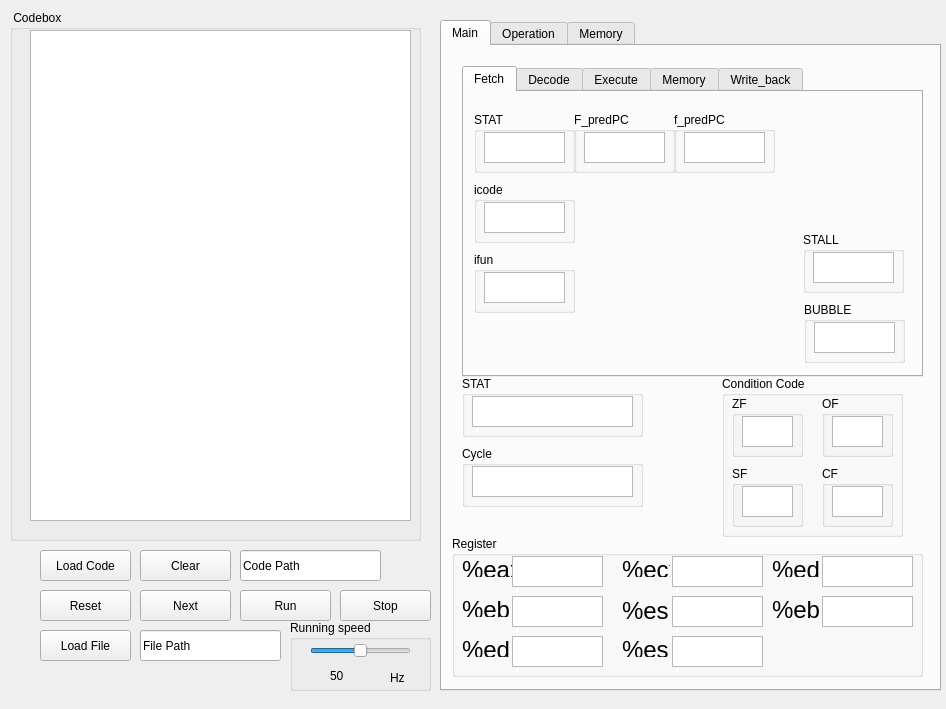
<?xml version="1.0" encoding="UTF-8"?>
<ui version="4.0">
 <class>MainWindow</class>
 <widget class="QMainWindow" name="MainWindow">
  <property name="geometry">
   <rect>
    <x>0</x>
    <y>0</y>
    <width>946</width>
    <height>709</height>
   </rect>
  </property>
  <property name="windowTitle">
   <string>bingxing</string>
  </property>
  <widget class="QWidget" name="centralWidget">
   <widget class="QPushButton" name="Button_reset">
    <property name="geometry">
     <rect>
      <x>40</x>
      <y>590</y>
      <width>91</width>
      <height>31</height>
     </rect>
    </property>
    <property name="text">
     <string>Reset</string>
    </property>
   </widget>
   <widget class="QPushButton" name="Button_next">
    <property name="geometry">
     <rect>
      <x>140</x>
      <y>590</y>
      <width>91</width>
      <height>31</height>
     </rect>
    </property>
    <property name="text">
     <string>Next</string>
    </property>
   </widget>
   <widget class="QPushButton" name="Button_load">
    <property name="geometry">
     <rect>
      <x>40</x>
      <y>630</y>
      <width>91</width>
      <height>31</height>
     </rect>
    </property>
    <property name="text">
     <string>Load File</string>
    </property>
   </widget>
   <widget class="QTabWidget" name="Monitor">
    <property name="geometry">
     <rect>
      <x>440</x>
      <y>20</y>
      <width>501</width>
      <height>671</height>
     </rect>
    </property>
    <property name="currentIndex">
     <number>0</number>
    </property>
    <widget class="QWidget" name="Main">
     <attribute name="title">
      <string>Main</string>
     </attribute>
     <widget class="QTabWidget" name="Pipeline">
      <property name="geometry">
       <rect>
        <x>20</x>
        <y>20</y>
        <width>461</width>
        <height>311</height>
       </rect>
      </property>
      <property name="currentIndex">
       <number>0</number>
      </property>
      <widget class="QWidget" name="Fetch">
       <attribute name="title">
        <string>Fetch</string>
       </attribute>
       <widget class="QGroupBox" name="groupBox_5">
        <property name="geometry">
         <rect>
          <x>110</x>
          <y>20</y>
          <width>101</width>
          <height>61</height>
         </rect>
        </property>
        <property name="title">
         <string>F_predPC</string>
        </property>
        <widget class="QTextBrowser" name="F_predPC">
         <property name="geometry">
          <rect>
           <x>10</x>
           <y>20</y>
           <width>81</width>
           <height>31</height>
          </rect>
         </property>
        </widget>
       </widget>
       <widget class="QGroupBox" name="groupBox_6">
        <property name="geometry">
         <rect>
          <x>210</x>
          <y>20</y>
          <width>101</width>
          <height>61</height>
         </rect>
        </property>
        <property name="title">
         <string>f_predPC</string>
        </property>
        <widget class="QTextBrowser" name="f_predPC">
         <property name="geometry">
          <rect>
           <x>10</x>
           <y>20</y>
           <width>81</width>
           <height>31</height>
          </rect>
         </property>
        </widget>
       </widget>
       <widget class="QGroupBox" name="groupBox_7">
        <property name="geometry">
         <rect>
          <x>10</x>
          <y>20</y>
          <width>101</width>
          <height>61</height>
         </rect>
        </property>
        <property name="title">
         <string>STAT</string>
        </property>
        <widget class="QTextBrowser" name="F_STAT">
         <property name="geometry">
          <rect>
           <x>10</x>
           <y>20</y>
           <width>81</width>
           <height>31</height>
          </rect>
         </property>
        </widget>
       </widget>
       <widget class="QGroupBox" name="groupBox_8">
        <property name="geometry">
         <rect>
          <x>339</x>
          <y>140</y>
          <width>101</width>
          <height>61</height>
         </rect>
        </property>
        <property name="title">
         <string>STALL</string>
        </property>
        <widget class="QTextBrowser" name="F_stall">
         <property name="geometry">
          <rect>
           <x>10</x>
           <y>20</y>
           <width>81</width>
           <height>31</height>
          </rect>
         </property>
        </widget>
       </widget>
       <widget class="QGroupBox" name="groupBox_9">
        <property name="geometry">
         <rect>
          <x>340</x>
          <y>210</y>
          <width>101</width>
          <height>61</height>
         </rect>
        </property>
        <property name="title">
         <string>BUBBLE</string>
        </property>
        <widget class="QTextBrowser" name="F_bubble">
         <property name="geometry">
          <rect>
           <x>10</x>
           <y>20</y>
           <width>81</width>
           <height>31</height>
          </rect>
         </property>
        </widget>
       </widget>
       <widget class="QGroupBox" name="groupBox_13">
        <property name="geometry">
         <rect>
          <x>10</x>
          <y>160</y>
          <width>101</width>
          <height>61</height>
         </rect>
        </property>
        <property name="title">
         <string>ifun</string>
        </property>
        <widget class="QTextBrowser" name="F_ifun">
         <property name="geometry">
          <rect>
           <x>10</x>
           <y>20</y>
           <width>81</width>
           <height>31</height>
          </rect>
         </property>
        </widget>
       </widget>
       <widget class="QGroupBox" name="groupBox_14">
        <property name="geometry">
         <rect>
          <x>10</x>
          <y>90</y>
          <width>101</width>
          <height>61</height>
         </rect>
        </property>
        <property name="title">
         <string>icode</string>
        </property>
        <widget class="QTextBrowser" name="F_icode">
         <property name="geometry">
          <rect>
           <x>10</x>
           <y>20</y>
           <width>81</width>
           <height>31</height>
          </rect>
         </property>
        </widget>
       </widget>
      </widget>
      <widget class="QWidget" name="Decode">
       <attribute name="title">
        <string>Decode</string>
       </attribute>
       <widget class="QGroupBox" name="groupBox_17">
        <property name="geometry">
         <rect>
          <x>210</x>
          <y>90</y>
          <width>101</width>
          <height>61</height>
         </rect>
        </property>
        <property name="title">
         <string>valP</string>
        </property>
        <widget class="QTextBrowser" name="D_valP">
         <property name="geometry">
          <rect>
           <x>10</x>
           <y>20</y>
           <width>81</width>
           <height>31</height>
          </rect>
         </property>
        </widget>
       </widget>
       <widget class="QGroupBox" name="groupBox_18">
        <property name="geometry">
         <rect>
          <x>340</x>
          <y>210</y>
          <width>101</width>
          <height>61</height>
         </rect>
        </property>
        <property name="title">
         <string>BUBBLE</string>
        </property>
        <widget class="QTextBrowser" name="D_bubble">
         <property name="geometry">
          <rect>
           <x>10</x>
           <y>20</y>
           <width>81</width>
           <height>31</height>
          </rect>
         </property>
        </widget>
       </widget>
       <widget class="QGroupBox" name="groupBox_19">
        <property name="geometry">
         <rect>
          <x>339</x>
          <y>140</y>
          <width>101</width>
          <height>61</height>
         </rect>
        </property>
        <property name="title">
         <string>STALL</string>
        </property>
        <widget class="QTextBrowser" name="D_stall">
         <property name="geometry">
          <rect>
           <x>10</x>
           <y>20</y>
           <width>81</width>
           <height>31</height>
          </rect>
         </property>
        </widget>
       </widget>
       <widget class="QGroupBox" name="groupBox_20">
        <property name="geometry">
         <rect>
          <x>110</x>
          <y>90</y>
          <width>101</width>
          <height>61</height>
         </rect>
        </property>
        <property name="title">
         <string>rB</string>
        </property>
        <widget class="QTextBrowser" name="D_rB">
         <property name="geometry">
          <rect>
           <x>10</x>
           <y>20</y>
           <width>81</width>
           <height>31</height>
          </rect>
         </property>
        </widget>
       </widget>
       <widget class="QGroupBox" name="groupBox_21">
        <property name="geometry">
         <rect>
          <x>10</x>
          <y>20</y>
          <width>101</width>
          <height>61</height>
         </rect>
        </property>
        <property name="title">
         <string>STAT</string>
        </property>
        <widget class="QTextBrowser" name="D_STAT">
         <property name="geometry">
          <rect>
           <x>10</x>
           <y>20</y>
           <width>81</width>
           <height>31</height>
          </rect>
         </property>
        </widget>
       </widget>
       <widget class="QGroupBox" name="groupBox_23">
        <property name="geometry">
         <rect>
          <x>10</x>
          <y>90</y>
          <width>101</width>
          <height>61</height>
         </rect>
        </property>
        <property name="title">
         <string>icode</string>
        </property>
        <widget class="QTextBrowser" name="D_icode">
         <property name="geometry">
          <rect>
           <x>10</x>
           <y>20</y>
           <width>81</width>
           <height>31</height>
          </rect>
         </property>
        </widget>
       </widget>
       <widget class="QGroupBox" name="groupBox_24">
        <property name="geometry">
         <rect>
          <x>110</x>
          <y>20</y>
          <width>101</width>
          <height>61</height>
         </rect>
        </property>
        <property name="title">
         <string>rA</string>
        </property>
        <widget class="QTextBrowser" name="D_rA">
         <property name="geometry">
          <rect>
           <x>10</x>
           <y>20</y>
           <width>81</width>
           <height>31</height>
          </rect>
         </property>
        </widget>
       </widget>
       <widget class="QGroupBox" name="groupBox_25">
        <property name="geometry">
         <rect>
          <x>210</x>
          <y>20</y>
          <width>101</width>
          <height>61</height>
         </rect>
        </property>
        <property name="title">
         <string>valC</string>
        </property>
        <widget class="QTextBrowser" name="D_valC">
         <property name="geometry">
          <rect>
           <x>10</x>
           <y>20</y>
           <width>81</width>
           <height>31</height>
          </rect>
         </property>
        </widget>
       </widget>
       <widget class="QGroupBox" name="groupBox_26">
        <property name="geometry">
         <rect>
          <x>10</x>
          <y>160</y>
          <width>101</width>
          <height>61</height>
         </rect>
        </property>
        <property name="title">
         <string>ifun</string>
        </property>
        <widget class="QTextBrowser" name="D_ifun">
         <property name="geometry">
          <rect>
           <x>10</x>
           <y>20</y>
           <width>81</width>
           <height>31</height>
          </rect>
         </property>
        </widget>
       </widget>
      </widget>
      <widget class="QWidget" name="Execute">
       <attribute name="title">
        <string>Execute</string>
       </attribute>
       <widget class="QGroupBox" name="groupBox_28">
        <property name="geometry">
         <rect>
          <x>339</x>
          <y>140</y>
          <width>101</width>
          <height>61</height>
         </rect>
        </property>
        <property name="title">
         <string>STALL</string>
        </property>
        <widget class="QTextBrowser" name="E_stall">
         <property name="geometry">
          <rect>
           <x>10</x>
           <y>20</y>
           <width>81</width>
           <height>31</height>
          </rect>
         </property>
        </widget>
       </widget>
       <widget class="QGroupBox" name="groupBox_29">
        <property name="geometry">
         <rect>
          <x>10</x>
          <y>20</y>
          <width>101</width>
          <height>61</height>
         </rect>
        </property>
        <property name="title">
         <string>STAT</string>
        </property>
        <widget class="QTextBrowser" name="E_STAT">
         <property name="geometry">
          <rect>
           <x>10</x>
           <y>20</y>
           <width>81</width>
           <height>31</height>
          </rect>
         </property>
        </widget>
       </widget>
       <widget class="QGroupBox" name="groupBox_30">
        <property name="geometry">
         <rect>
          <x>340</x>
          <y>210</y>
          <width>101</width>
          <height>61</height>
         </rect>
        </property>
        <property name="title">
         <string>BUBBLE</string>
        </property>
        <widget class="QTextBrowser" name="E_bubble">
         <property name="geometry">
          <rect>
           <x>10</x>
           <y>20</y>
           <width>81</width>
           <height>31</height>
          </rect>
         </property>
        </widget>
       </widget>
       <widget class="QGroupBox" name="groupBox_31">
        <property name="geometry">
         <rect>
          <x>10</x>
          <y>160</y>
          <width>101</width>
          <height>61</height>
         </rect>
        </property>
        <property name="title">
         <string>ifun</string>
        </property>
        <widget class="QTextBrowser" name="E_ifun">
         <property name="geometry">
          <rect>
           <x>10</x>
           <y>20</y>
           <width>81</width>
           <height>31</height>
          </rect>
         </property>
        </widget>
       </widget>
       <widget class="QGroupBox" name="groupBox_32">
        <property name="geometry">
         <rect>
          <x>110</x>
          <y>20</y>
          <width>101</width>
          <height>61</height>
         </rect>
        </property>
        <property name="title">
         <string>valC</string>
        </property>
        <widget class="QTextBrowser" name="E_valC">
         <property name="geometry">
          <rect>
           <x>10</x>
           <y>20</y>
           <width>81</width>
           <height>31</height>
          </rect>
         </property>
        </widget>
       </widget>
       <widget class="QGroupBox" name="groupBox_33">
        <property name="geometry">
         <rect>
          <x>210</x>
          <y>90</y>
          <width>101</width>
          <height>61</height>
         </rect>
        </property>
        <property name="title">
         <string>dstM</string>
        </property>
        <widget class="QTextBrowser" name="E_dstM">
         <property name="geometry">
          <rect>
           <x>10</x>
           <y>20</y>
           <width>81</width>
           <height>31</height>
          </rect>
         </property>
        </widget>
       </widget>
       <widget class="QGroupBox" name="groupBox_34">
        <property name="geometry">
         <rect>
          <x>210</x>
          <y>20</y>
          <width>101</width>
          <height>61</height>
         </rect>
        </property>
        <property name="title">
         <string>dstE</string>
        </property>
        <widget class="QTextBrowser" name="E_dstE">
         <property name="geometry">
          <rect>
           <x>10</x>
           <y>20</y>
           <width>81</width>
           <height>31</height>
          </rect>
         </property>
        </widget>
       </widget>
       <widget class="QGroupBox" name="groupBox_35">
        <property name="geometry">
         <rect>
          <x>110</x>
          <y>90</y>
          <width>101</width>
          <height>61</height>
         </rect>
        </property>
        <property name="title">
         <string>valA</string>
        </property>
        <widget class="QTextBrowser" name="E_valA">
         <property name="geometry">
          <rect>
           <x>10</x>
           <y>20</y>
           <width>81</width>
           <height>31</height>
          </rect>
         </property>
        </widget>
       </widget>
       <widget class="QGroupBox" name="groupBox_36">
        <property name="geometry">
         <rect>
          <x>10</x>
          <y>90</y>
          <width>101</width>
          <height>61</height>
         </rect>
        </property>
        <property name="title">
         <string>icode</string>
        </property>
        <widget class="QTextBrowser" name="E_icode">
         <property name="geometry">
          <rect>
           <x>10</x>
           <y>20</y>
           <width>81</width>
           <height>31</height>
          </rect>
         </property>
        </widget>
       </widget>
       <widget class="QGroupBox" name="groupBox_37">
        <property name="geometry">
         <rect>
          <x>110</x>
          <y>160</y>
          <width>101</width>
          <height>61</height>
         </rect>
        </property>
        <property name="title">
         <string>valB</string>
        </property>
        <widget class="QTextBrowser" name="E_valB">
         <property name="geometry">
          <rect>
           <x>10</x>
           <y>20</y>
           <width>81</width>
           <height>31</height>
          </rect>
         </property>
        </widget>
       </widget>
       <widget class="QGroupBox" name="groupBox_38">
        <property name="geometry">
         <rect>
          <x>210</x>
          <y>160</y>
          <width>101</width>
          <height>61</height>
         </rect>
        </property>
        <property name="title">
         <string>srcA</string>
        </property>
        <widget class="QTextBrowser" name="E_srcA">
         <property name="geometry">
          <rect>
           <x>10</x>
           <y>20</y>
           <width>81</width>
           <height>31</height>
          </rect>
         </property>
        </widget>
       </widget>
       <widget class="QGroupBox" name="groupBox_39">
        <property name="geometry">
         <rect>
          <x>210</x>
          <y>220</y>
          <width>101</width>
          <height>61</height>
         </rect>
        </property>
        <property name="title">
         <string>srcB</string>
        </property>
        <widget class="QTextBrowser" name="E_srcB">
         <property name="geometry">
          <rect>
           <x>10</x>
           <y>20</y>
           <width>81</width>
           <height>31</height>
          </rect>
         </property>
        </widget>
       </widget>
      </widget>
      <widget class="QWidget" name="Memory">
       <attribute name="title">
        <string>Memory</string>
       </attribute>
       <widget class="QGroupBox" name="groupBox_69">
        <property name="geometry">
         <rect>
          <x>210</x>
          <y>90</y>
          <width>101</width>
          <height>61</height>
         </rect>
        </property>
        <property name="title">
         <string>dstM</string>
        </property>
        <widget class="QTextBrowser" name="M_dstM">
         <property name="geometry">
          <rect>
           <x>10</x>
           <y>20</y>
           <width>81</width>
           <height>31</height>
          </rect>
         </property>
        </widget>
       </widget>
       <widget class="QGroupBox" name="groupBox_70">
        <property name="geometry">
         <rect>
          <x>10</x>
          <y>90</y>
          <width>101</width>
          <height>61</height>
         </rect>
        </property>
        <property name="title">
         <string>icode</string>
        </property>
        <widget class="QTextBrowser" name="M_icode">
         <property name="geometry">
          <rect>
           <x>10</x>
           <y>20</y>
           <width>81</width>
           <height>31</height>
          </rect>
         </property>
        </widget>
       </widget>
       <widget class="QGroupBox" name="groupBox_72">
        <property name="geometry">
         <rect>
          <x>340</x>
          <y>210</y>
          <width>101</width>
          <height>61</height>
         </rect>
        </property>
        <property name="title">
         <string>BUBBLE</string>
        </property>
        <widget class="QTextBrowser" name="M_bubble">
         <property name="geometry">
          <rect>
           <x>10</x>
           <y>20</y>
           <width>81</width>
           <height>31</height>
          </rect>
         </property>
        </widget>
       </widget>
       <widget class="QGroupBox" name="groupBox_73">
        <property name="geometry">
         <rect>
          <x>110</x>
          <y>20</y>
          <width>101</width>
          <height>61</height>
         </rect>
        </property>
        <property name="title">
         <string>valE</string>
        </property>
        <widget class="QTextBrowser" name="M_valE">
         <property name="geometry">
          <rect>
           <x>10</x>
           <y>20</y>
           <width>81</width>
           <height>31</height>
          </rect>
         </property>
        </widget>
       </widget>
       <widget class="QGroupBox" name="groupBox_74">
        <property name="geometry">
         <rect>
          <x>210</x>
          <y>20</y>
          <width>101</width>
          <height>61</height>
         </rect>
        </property>
        <property name="title">
         <string>dstE</string>
        </property>
        <widget class="QTextBrowser" name="M_dstE">
         <property name="geometry">
          <rect>
           <x>10</x>
           <y>20</y>
           <width>81</width>
           <height>31</height>
          </rect>
         </property>
        </widget>
       </widget>
       <widget class="QGroupBox" name="groupBox_75">
        <property name="geometry">
         <rect>
          <x>110</x>
          <y>90</y>
          <width>101</width>
          <height>61</height>
         </rect>
        </property>
        <property name="title">
         <string>valA</string>
        </property>
        <widget class="QTextBrowser" name="M_valA">
         <property name="geometry">
          <rect>
           <x>10</x>
           <y>20</y>
           <width>81</width>
           <height>31</height>
          </rect>
         </property>
        </widget>
       </widget>
       <widget class="QGroupBox" name="groupBox_77">
        <property name="geometry">
         <rect>
          <x>10</x>
          <y>160</y>
          <width>101</width>
          <height>61</height>
         </rect>
        </property>
        <property name="title">
         <string>Cnd</string>
        </property>
        <widget class="QTextBrowser" name="M_Cnd">
         <property name="geometry">
          <rect>
           <x>10</x>
           <y>20</y>
           <width>81</width>
           <height>31</height>
          </rect>
         </property>
        </widget>
       </widget>
       <widget class="QGroupBox" name="groupBox_79">
        <property name="geometry">
         <rect>
          <x>10</x>
          <y>20</y>
          <width>101</width>
          <height>61</height>
         </rect>
        </property>
        <property name="title">
         <string>STAT</string>
        </property>
        <widget class="QTextBrowser" name="M_STAT">
         <property name="geometry">
          <rect>
           <x>10</x>
           <y>20</y>
           <width>81</width>
           <height>31</height>
          </rect>
         </property>
        </widget>
       </widget>
       <widget class="QGroupBox" name="groupBox_80">
        <property name="geometry">
         <rect>
          <x>339</x>
          <y>140</y>
          <width>101</width>
          <height>61</height>
         </rect>
        </property>
        <property name="title">
         <string>STALL</string>
        </property>
        <widget class="QTextBrowser" name="M_stall">
         <property name="geometry">
          <rect>
           <x>10</x>
           <y>20</y>
           <width>81</width>
           <height>31</height>
          </rect>
         </property>
        </widget>
       </widget>
      </widget>
      <widget class="QWidget" name="Write_back">
       <attribute name="title">
        <string>Write_back</string>
       </attribute>
       <widget class="QGroupBox" name="groupBox_76">
        <property name="geometry">
         <rect>
          <x>340</x>
          <y>210</y>
          <width>101</width>
          <height>61</height>
         </rect>
        </property>
        <property name="title">
         <string>BUBBLE</string>
        </property>
        <widget class="QTextBrowser" name="W_bubble">
         <property name="geometry">
          <rect>
           <x>10</x>
           <y>20</y>
           <width>81</width>
           <height>31</height>
          </rect>
         </property>
        </widget>
       </widget>
       <widget class="QGroupBox" name="groupBox_78">
        <property name="geometry">
         <rect>
          <x>110</x>
          <y>20</y>
          <width>101</width>
          <height>61</height>
         </rect>
        </property>
        <property name="title">
         <string>valE</string>
        </property>
        <widget class="QTextBrowser" name="W_valE">
         <property name="geometry">
          <rect>
           <x>10</x>
           <y>20</y>
           <width>81</width>
           <height>31</height>
          </rect>
         </property>
        </widget>
       </widget>
       <widget class="QGroupBox" name="groupBox_71">
        <property name="geometry">
         <rect>
          <x>210</x>
          <y>90</y>
          <width>101</width>
          <height>61</height>
         </rect>
        </property>
        <property name="title">
         <string>dstM</string>
        </property>
        <widget class="QTextBrowser" name="W_dstM">
         <property name="geometry">
          <rect>
           <x>10</x>
           <y>20</y>
           <width>81</width>
           <height>31</height>
          </rect>
         </property>
        </widget>
       </widget>
       <widget class="QGroupBox" name="groupBox_81">
        <property name="geometry">
         <rect>
          <x>10</x>
          <y>90</y>
          <width>101</width>
          <height>61</height>
         </rect>
        </property>
        <property name="title">
         <string>icode</string>
        </property>
        <widget class="QTextBrowser" name="W_icode">
         <property name="geometry">
          <rect>
           <x>10</x>
           <y>20</y>
           <width>81</width>
           <height>31</height>
          </rect>
         </property>
        </widget>
       </widget>
       <widget class="QGroupBox" name="groupBox_82">
        <property name="geometry">
         <rect>
          <x>210</x>
          <y>20</y>
          <width>101</width>
          <height>61</height>
         </rect>
        </property>
        <property name="title">
         <string>dstE</string>
        </property>
        <widget class="QTextBrowser" name="W_dstE">
         <property name="geometry">
          <rect>
           <x>10</x>
           <y>20</y>
           <width>81</width>
           <height>31</height>
          </rect>
         </property>
        </widget>
       </widget>
       <widget class="QGroupBox" name="groupBox_83">
        <property name="geometry">
         <rect>
          <x>339</x>
          <y>140</y>
          <width>101</width>
          <height>61</height>
         </rect>
        </property>
        <property name="title">
         <string>STALL</string>
        </property>
        <widget class="QTextBrowser" name="W_stall">
         <property name="geometry">
          <rect>
           <x>10</x>
           <y>20</y>
           <width>81</width>
           <height>31</height>
          </rect>
         </property>
        </widget>
       </widget>
       <widget class="QGroupBox" name="groupBox_84">
        <property name="geometry">
         <rect>
          <x>110</x>
          <y>90</y>
          <width>101</width>
          <height>61</height>
         </rect>
        </property>
        <property name="title">
         <string>valM</string>
        </property>
        <widget class="QTextBrowser" name="W_valM">
         <property name="geometry">
          <rect>
           <x>10</x>
           <y>20</y>
           <width>81</width>
           <height>31</height>
          </rect>
         </property>
        </widget>
       </widget>
       <widget class="QGroupBox" name="groupBox_85">
        <property name="geometry">
         <rect>
          <x>10</x>
          <y>20</y>
          <width>101</width>
          <height>61</height>
         </rect>
        </property>
        <property name="title">
         <string>STAT</string>
        </property>
        <widget class="QTextBrowser" name="W_STAT">
         <property name="geometry">
          <rect>
           <x>10</x>
           <y>20</y>
           <width>81</width>
           <height>31</height>
          </rect>
         </property>
        </widget>
       </widget>
      </widget>
     </widget>
     <widget class="QGroupBox" name="groupBox">
      <property name="geometry">
       <rect>
        <x>20</x>
        <y>330</y>
        <width>181</width>
        <height>61</height>
       </rect>
      </property>
      <property name="title">
       <string>STAT</string>
      </property>
      <widget class="QTextBrowser" name="STAT">
       <property name="geometry">
        <rect>
         <x>10</x>
         <y>20</y>
         <width>161</width>
         <height>31</height>
        </rect>
       </property>
       <property name="html">
        <string>&lt;!DOCTYPE HTML PUBLIC &quot;-//W3C//DTD HTML 4.0//EN&quot; &quot;http://www.w3.org/TR/REC-html40/strict.dtd&quot;&gt;
&lt;html&gt;&lt;head&gt;&lt;meta name=&quot;qrichtext&quot; content=&quot;1&quot; /&gt;&lt;style type=&quot;text/css&quot;&gt;
p, li { white-space: pre-wrap; }
&lt;/style&gt;&lt;/head&gt;&lt;body style=&quot; font-family:'SimSun'; font-size:9pt; font-weight:400; font-style:normal;&quot;&gt;
&lt;p style=&quot;-qt-paragraph-type:empty; margin-top:0px; margin-bottom:0px; margin-left:0px; margin-right:0px; -qt-block-indent:0; text-indent:0px;&quot;&gt;&lt;br /&gt;&lt;/p&gt;&lt;/body&gt;&lt;/html&gt;</string>
       </property>
      </widget>
     </widget>
     <widget class="QGroupBox" name="groupBox_2">
      <property name="geometry">
       <rect>
        <x>280</x>
        <y>330</y>
        <width>181</width>
        <height>161</height>
       </rect>
      </property>
      <property name="title">
       <string>Condition Code</string>
      </property>
      <widget class="QGroupBox" name="ZFBOX">
       <property name="geometry">
        <rect>
         <x>10</x>
         <y>20</y>
         <width>71</width>
         <height>61</height>
        </rect>
       </property>
       <property name="title">
        <string>ZF</string>
       </property>
       <widget class="QTextBrowser" name="ZF">
        <property name="geometry">
         <rect>
          <x>10</x>
          <y>20</y>
          <width>51</width>
          <height>31</height>
         </rect>
        </property>
       </widget>
      </widget>
      <widget class="QGroupBox" name="OFBOX">
       <property name="geometry">
        <rect>
         <x>100</x>
         <y>20</y>
         <width>71</width>
         <height>61</height>
        </rect>
       </property>
       <property name="title">
        <string>OF</string>
       </property>
       <widget class="QTextBrowser" name="OF">
        <property name="geometry">
         <rect>
          <x>10</x>
          <y>20</y>
          <width>51</width>
          <height>31</height>
         </rect>
        </property>
       </widget>
      </widget>
      <widget class="QGroupBox" name="SFBOX">
       <property name="geometry">
        <rect>
         <x>10</x>
         <y>90</y>
         <width>71</width>
         <height>61</height>
        </rect>
       </property>
       <property name="title">
        <string>SF</string>
       </property>
       <widget class="QTextBrowser" name="SF">
        <property name="geometry">
         <rect>
          <x>10</x>
          <y>20</y>
          <width>51</width>
          <height>31</height>
         </rect>
        </property>
       </widget>
      </widget>
      <widget class="QGroupBox" name="CFBOX">
       <property name="geometry">
        <rect>
         <x>100</x>
         <y>90</y>
         <width>71</width>
         <height>61</height>
        </rect>
       </property>
       <property name="title">
        <string>CF</string>
       </property>
       <widget class="QTextBrowser" name="CF">
        <property name="geometry">
         <rect>
          <x>10</x>
          <y>20</y>
          <width>51</width>
          <height>31</height>
         </rect>
        </property>
       </widget>
      </widget>
     </widget>
     <widget class="QGroupBox" name="groupBox_3">
      <property name="geometry">
       <rect>
        <x>20</x>
        <y>400</y>
        <width>181</width>
        <height>61</height>
       </rect>
      </property>
      <property name="title">
       <string>Cycle</string>
      </property>
      <widget class="QTextBrowser" name="cycle">
       <property name="geometry">
        <rect>
         <x>10</x>
         <y>20</y>
         <width>161</width>
         <height>31</height>
        </rect>
       </property>
      </widget>
     </widget>
     <widget class="QGroupBox" name="groupBox_4">
      <property name="geometry">
       <rect>
        <x>10</x>
        <y>490</y>
        <width>471</width>
        <height>141</height>
       </rect>
      </property>
      <property name="title">
       <string>Register</string>
      </property>
      <widget class="QLabel" name="label_ebx">
       <property name="geometry">
        <rect>
         <x>10</x>
         <y>60</y>
         <width>48</width>
         <height>21</height>
        </rect>
       </property>
       <property name="text">
        <string>&lt;html&gt;&lt;head/&gt;&lt;body&gt;&lt;p&gt;&lt;span style=&quot; font-size:18pt;&quot;&gt;%ebx&lt;/span&gt;&lt;/p&gt;&lt;/body&gt;&lt;/html&gt;</string>
       </property>
      </widget>
      <widget class="QLabel" name="label_eax">
       <property name="geometry">
        <rect>
         <x>10</x>
         <y>20</y>
         <width>51</width>
         <height>21</height>
        </rect>
       </property>
       <property name="text">
        <string>&lt;html&gt;&lt;head/&gt;&lt;body&gt;&lt;p&gt;&lt;span style=&quot; font-size:18pt;&quot;&gt;%eax&lt;/span&gt;&lt;/p&gt;&lt;/body&gt;&lt;/html&gt;</string>
       </property>
      </widget>
      <widget class="QLabel" name="label_ecx">
       <property name="geometry">
        <rect>
         <x>170</x>
         <y>20</y>
         <width>48</width>
         <height>21</height>
        </rect>
       </property>
       <property name="text">
        <string>&lt;html&gt;&lt;head/&gt;&lt;body&gt;&lt;p&gt;&lt;span style=&quot; font-size:18pt;&quot;&gt;%ecx&lt;/span&gt;&lt;/p&gt;&lt;/body&gt;&lt;/html&gt;</string>
       </property>
      </widget>
      <widget class="QLabel" name="label_edx">
       <property name="geometry">
        <rect>
         <x>320</x>
         <y>20</y>
         <width>48</width>
         <height>21</height>
        </rect>
       </property>
       <property name="text">
        <string>&lt;html&gt;&lt;head/&gt;&lt;body&gt;&lt;p&gt;&lt;span style=&quot; font-size:18pt;&quot;&gt;%edx&lt;/span&gt;&lt;/p&gt;&lt;/body&gt;&lt;/html&gt;</string>
       </property>
      </widget>
      <widget class="QTextBrowser" name="text_eax">
       <property name="geometry">
        <rect>
         <x>60</x>
         <y>20</y>
         <width>91</width>
         <height>31</height>
        </rect>
       </property>
      </widget>
      <widget class="QTextBrowser" name="text_ecx">
       <property name="geometry">
        <rect>
         <x>220</x>
         <y>20</y>
         <width>91</width>
         <height>31</height>
        </rect>
       </property>
      </widget>
      <widget class="QTextBrowser" name="text_edx">
       <property name="geometry">
        <rect>
         <x>370</x>
         <y>20</y>
         <width>91</width>
         <height>31</height>
        </rect>
       </property>
      </widget>
      <widget class="QTextBrowser" name="text_ebx">
       <property name="geometry">
        <rect>
         <x>60</x>
         <y>60</y>
         <width>91</width>
         <height>31</height>
        </rect>
       </property>
      </widget>
      <widget class="QTextBrowser" name="text_esp">
       <property name="geometry">
        <rect>
         <x>220</x>
         <y>60</y>
         <width>91</width>
         <height>31</height>
        </rect>
       </property>
      </widget>
      <widget class="QLabel" name="label_ebp">
       <property name="geometry">
        <rect>
         <x>320</x>
         <y>60</y>
         <width>48</width>
         <height>29</height>
        </rect>
       </property>
       <property name="text">
        <string>&lt;html&gt;&lt;head/&gt;&lt;body&gt;&lt;p&gt;&lt;span style=&quot; font-size:18pt;&quot;&gt;%ebp&lt;/span&gt;&lt;/p&gt;&lt;/body&gt;&lt;/html&gt;</string>
       </property>
      </widget>
      <widget class="QLabel" name="label_esi">
       <property name="geometry">
        <rect>
         <x>170</x>
         <y>100</y>
         <width>48</width>
         <height>21</height>
        </rect>
       </property>
       <property name="text">
        <string>&lt;html&gt;&lt;head/&gt;&lt;body&gt;&lt;p&gt;&lt;span style=&quot; font-size:18pt;&quot;&gt;%esi&lt;/span&gt;&lt;/p&gt;&lt;/body&gt;&lt;/html&gt;</string>
       </property>
      </widget>
      <widget class="QLabel" name="label_edi">
       <property name="geometry">
        <rect>
         <x>10</x>
         <y>100</y>
         <width>48</width>
         <height>21</height>
        </rect>
       </property>
       <property name="text">
        <string>&lt;html&gt;&lt;head/&gt;&lt;body&gt;&lt;p&gt;&lt;span style=&quot; font-size:18pt;&quot;&gt;%edi&lt;/span&gt;&lt;/p&gt;&lt;/body&gt;&lt;/html&gt;</string>
       </property>
      </widget>
      <widget class="QLabel" name="label_esp">
       <property name="geometry">
        <rect>
         <x>170</x>
         <y>60</y>
         <width>48</width>
         <height>31</height>
        </rect>
       </property>
       <property name="text">
        <string>&lt;html&gt;&lt;head/&gt;&lt;body&gt;&lt;p&gt;&lt;span style=&quot; font-size:18pt;&quot;&gt;%esp&lt;/span&gt;&lt;/p&gt;&lt;/body&gt;&lt;/html&gt;</string>
       </property>
      </widget>
      <widget class="QTextBrowser" name="text_edi">
       <property name="geometry">
        <rect>
         <x>60</x>
         <y>100</y>
         <width>91</width>
         <height>31</height>
        </rect>
       </property>
      </widget>
      <widget class="QTextBrowser" name="text_esi">
       <property name="geometry">
        <rect>
         <x>220</x>
         <y>100</y>
         <width>91</width>
         <height>31</height>
        </rect>
       </property>
      </widget>
      <widget class="QTextBrowser" name="text_ebp">
       <property name="geometry">
        <rect>
         <x>370</x>
         <y>60</y>
         <width>91</width>
         <height>31</height>
        </rect>
       </property>
      </widget>
     </widget>
    </widget>
    <widget class="QWidget" name="Operation">
     <attribute name="title">
      <string>Operation</string>
     </attribute>
     <widget class="QTabWidget" name="Pipeline_2">
      <property name="geometry">
       <rect>
        <x>20</x>
        <y>20</y>
        <width>461</width>
        <height>251</height>
       </rect>
      </property>
      <property name="currentIndex">
       <number>0</number>
      </property>
      <widget class="QWidget" name="Fetch_2">
       <attribute name="title">
        <string>Fetch</string>
       </attribute>
       <widget class="QTextBrowser" name="f_opt">
        <property name="geometry">
         <rect>
          <x>10</x>
          <y>40</y>
          <width>431</width>
          <height>171</height>
         </rect>
        </property>
       </widget>
      </widget>
      <widget class="QWidget" name="Decode_2">
       <attribute name="title">
        <string>Decode</string>
       </attribute>
       <widget class="QTextBrowser" name="d_opt">
        <property name="geometry">
         <rect>
          <x>10</x>
          <y>40</y>
          <width>431</width>
          <height>171</height>
         </rect>
        </property>
       </widget>
      </widget>
      <widget class="QWidget" name="Execute_2">
       <attribute name="title">
        <string>Execute</string>
       </attribute>
       <widget class="QTextBrowser" name="e_opt">
        <property name="geometry">
         <rect>
          <x>10</x>
          <y>40</y>
          <width>431</width>
          <height>171</height>
         </rect>
        </property>
       </widget>
      </widget>
      <widget class="QWidget" name="Memory_2">
       <attribute name="title">
        <string>Memory</string>
       </attribute>
       <widget class="QTextBrowser" name="m_opt">
        <property name="geometry">
         <rect>
          <x>10</x>
          <y>40</y>
          <width>431</width>
          <height>171</height>
         </rect>
        </property>
       </widget>
      </widget>
      <widget class="QWidget" name="Write_back_2">
       <attribute name="title">
        <string>Write_back</string>
       </attribute>
       <widget class="QTextBrowser" name="w_opt">
        <property name="geometry">
         <rect>
          <x>10</x>
          <y>40</y>
          <width>431</width>
          <height>171</height>
         </rect>
        </property>
       </widget>
      </widget>
     </widget>
    </widget>
    <widget class="QWidget" name="Memory">
     <attribute name="title">
      <string>Memory</string>
     </attribute>
     <widget class="QTextBrowser" name="memorymonitor">
      <property name="geometry">
       <rect>
        <x>30</x>
        <y>20</y>
        <width>321</width>
        <height>381</height>
       </rect>
      </property>
     </widget>
    </widget>
   </widget>
   <widget class="QLineEdit" name="path">
    <property name="geometry">
     <rect>
      <x>140</x>
      <y>630</y>
      <width>141</width>
      <height>31</height>
     </rect>
    </property>
    <property name="text">
     <string>File Path</string>
    </property>
   </widget>
   <widget class="QPushButton" name="Button_run">
    <property name="geometry">
     <rect>
      <x>240</x>
      <y>590</y>
      <width>91</width>
      <height>31</height>
     </rect>
    </property>
    <property name="text">
     <string>Run</string>
    </property>
   </widget>
   <widget class="QPushButton" name="Button_stop">
    <property name="geometry">
     <rect>
      <x>340</x>
      <y>590</y>
      <width>91</width>
      <height>31</height>
     </rect>
    </property>
    <property name="text">
     <string>Stop</string>
    </property>
   </widget>
   <widget class="QGroupBox" name="groupBox_10">
    <property name="geometry">
     <rect>
      <x>290</x>
      <y>620</y>
      <width>141</width>
      <height>71</height>
     </rect>
    </property>
    <property name="title">
     <string>Running speed</string>
    </property>
    <widget class="QSlider" name="speed">
     <property name="geometry">
      <rect>
       <x>20</x>
       <y>20</y>
       <width>101</width>
       <height>21</height>
      </rect>
     </property>
     <property name="minimum">
      <number>1</number>
     </property>
     <property name="value">
      <number>50</number>
     </property>
     <property name="orientation">
      <enum>Qt::Horizontal</enum>
     </property>
    </widget>
    <widget class="QLabel" name="label">
     <property name="geometry">
      <rect>
       <x>100</x>
       <y>50</y>
       <width>16</width>
       <height>16</height>
      </rect>
     </property>
     <property name="text">
      <string>Hz</string>
     </property>
    </widget>
    <widget class="QLabel" name="nowspeed">
     <property name="geometry">
      <rect>
       <x>40</x>
       <y>50</y>
       <width>54</width>
       <height>12</height>
      </rect>
     </property>
     <property name="text">
      <string>50</string>
     </property>
    </widget>
   </widget>
   <widget class="QLineEdit" name="path_code">
    <property name="geometry">
     <rect>
      <x>240</x>
      <y>550</y>
      <width>141</width>
      <height>31</height>
     </rect>
    </property>
    <property name="text">
     <string>Code Path</string>
    </property>
   </widget>
   <widget class="QPushButton" name="Button_code">
    <property name="geometry">
     <rect>
      <x>40</x>
      <y>550</y>
      <width>91</width>
      <height>31</height>
     </rect>
    </property>
    <property name="text">
     <string>Load Code</string>
    </property>
   </widget>
   <widget class="QPushButton" name="Button_clear">
    <property name="geometry">
     <rect>
      <x>140</x>
      <y>550</y>
      <width>91</width>
      <height>31</height>
     </rect>
    </property>
    <property name="text">
     <string>Clear</string>
    </property>
   </widget>
   <widget class="QGroupBox" name="groupBox_11">
    <property name="geometry">
     <rect>
      <x>10</x>
      <y>10</y>
      <width>411</width>
      <height>531</height>
     </rect>
    </property>
    <property name="title">
     <string> Codebox</string>
    </property>
    <widget class="QTextBrowser" name="Code">
     <property name="geometry">
      <rect>
       <x>20</x>
       <y>20</y>
       <width>381</width>
       <height>491</height>
      </rect>
     </property>
     <property name="verticalScrollBarPolicy">
      <enum>Qt::ScrollBarAsNeeded</enum>
     </property>
     <property name="horizontalScrollBarPolicy">
      <enum>Qt::ScrollBarAsNeeded</enum>
     </property>
     <property name="sizeAdjustPolicy">
      <enum>QAbstractScrollArea::AdjustIgnored</enum>
     </property>
     <property name="lineWrapMode">
      <enum>QTextEdit::NoWrap</enum>
     </property>
    </widget>
   </widget>
  </widget>
 </widget>
 <layoutdefault spacing="6" margin="11"/>
 <resources/>
 <connections/>
</ui>
